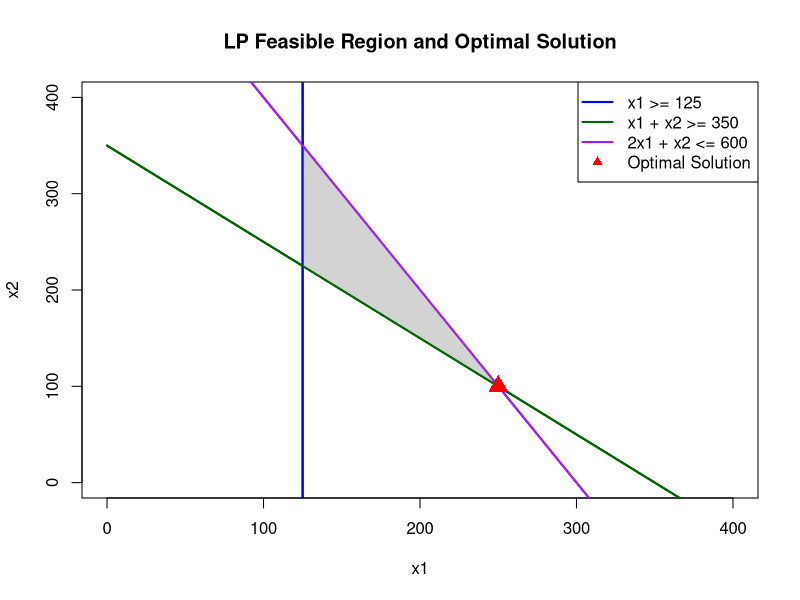

The R script that drew this image:
# Adds visualization to Chapter 14: linearprogramming.r solves the LP and
# prints numeric output (objective value, sensitivity ranges) but never
# shows the feasible region - the classic graphical way to understand what
# a 2-variable LP is actually doing. Uses the same problem as that file:
#   minimize 2*x1 + 3*x2
#   subject to:  x1 >= 125
#                x1 + x2 >= 350
#                2*x1 + x2 <= 600

library(lpSolve)

obj.fun <- c(2, 3)
constr <- matrix(c(1, 0,
                    1, 1,
                    2, 1), nrow = 3, byrow = TRUE)
constr.dir <- c(">=", ">=", "<=")
rhs <- c(125, 350, 600)

md.sol <- lp("min", obj.fun, constr, constr.dir, rhs, compute.sens = TRUE)
md.sol$objval
md.sol$solution

# --- chart: plot each constraint line and shade the feasible region ---
x1_vals <- seq(0, 400, length.out = 200)

# solve each constraint for x2 so it can be drawn as a line: x2 = f(x1)
line1_x1 <- 125                                  # x1 >= 125 is a vertical line
line2_x2 <- 350 - x1_vals                        # from x1 + x2 = 350
line3_x2 <- 600 - 2 * x1_vals                    # from 2x1 + x2 = 600

plot(NA, xlim = c(0, 400), ylim = c(0, 400),
     xlab = "x1", ylab = "x2", main = "LP Feasible Region and Optimal Solution")
abline(v = line1_x1, col = "blue", lwd = 2)
lines(x1_vals, line2_x2, col = "darkgreen", lwd = 2)
lines(x1_vals, line3_x2, col = "purple", lwd = 2)

# shade the feasible region: points satisfying all three constraints
grid_x1 <- seq(0, 400, length.out = 300)
grid_x2 <- seq(0, 400, length.out = 300)
feasible_points <- expand.grid(x1 = grid_x1, x2 = grid_x2)
feasible_points <- feasible_points[feasible_points$x1 >= 125 &
                                    feasible_points$x1 + feasible_points$x2 >= 350 &
                                    2 * feasible_points$x1 + feasible_points$x2 <= 600, ]
points(feasible_points$x1, feasible_points$x2, pch = 15, cex = 0.3, col = "lightgray")

# redraw the constraint lines on top of the shading, then mark the optimum
abline(v = line1_x1, col = "blue", lwd = 2)
lines(x1_vals, line2_x2, col = "darkgreen", lwd = 2)
lines(x1_vals, line3_x2, col = "purple", lwd = 2)
points(md.sol$solution[1], md.sol$solution[2], col = "red", pch = 17, cex = 2)

legend("topright",
       legend = c("x1 >= 125", "x1 + x2 >= 350", "2x1 + x2 <= 600", "Optimal Solution"),
       col = c("blue", "darkgreen", "purple", "red"), lwd = c(2, 2, 2, NA), pch = c(NA, NA, NA, 17))
